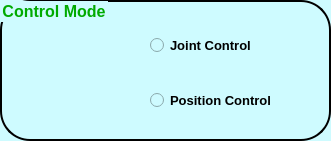
       <widget class="QGroupBox" name="grControlMode_2">
        <property name="geometry">
         <rect>
          <x>500</x>
          <y>140</y>
          <width>331</width>
          <height>141</height>
         </rect>
        </property>
        <property name="font">
         <font>
          <pointsize>12</pointsize>
          <weight>75</weight>
          <bold>true</bold>
         </font>
        </property>
        <property name="styleSheet">
         <string notr="true">QGroupBox {
color: rgb(0, 170, 0);
border: 2px solid;
border-top-left-radius: 30px;
border-top-right-radius: 30px;
border-bottom-right-radius: 30px;
border-bottom-left-radius: 30px;
	background-color: rgb(206, 251, 255);
}
</string>
        </property>
        <property name="title">
         <string>Control Mode</string>
        </property>
        <widget class="QRadioButton" name="radioJoint_2">
         <property name="geometry">
          <rect>
           <x>150</x>
           <y>30</y>
           <width>161</width>
           <height>31</height>
          </rect>
         </property>
         <property name="font">
          <font>
           <pointsize>10</pointsize>
           <weight>75</weight>
           <bold>true</bold>
          </font>
         </property>
         <property name="styleSheet">
          <string notr="true">background-color: rgb(206, 251, 255);</string>
         </property>
         <property name="text">
          <string>Joint Control</string>
         </property>
        </widget>
        <widget class="QRadioButton" name="radioPosittion_2">
         <property name="geometry">
          <rect>
           <x>150</x>
           <y>90</y>
           <width>171</width>
           <height>20</height>
          </rect>
         </property>
         <property name="font">
          <font>
           <pointsize>10</pointsize>
           <weight>75</weight>
           <bold>true</bold>
          </font>
         </property>
         <property name="styleSheet">
          <string notr="true">background-color: rgb(206, 251, 255);</string>
         </property>
         <property name="text">
          <string>Position Control</string>
         </property>
        </widget>
        <widget class="QLabel" name="lbLogoMode_2">
         <property name="geometry">
          <rect>
           <x>30</x>
           <y>30</y>
           <width>101</width>
           <height>101</height>
          </rect>
         </property>
         <property name="styleSheet">
          <string notr="true">background-color: rgb(206, 251, 255);</string>
         </property>
         <property name="text">
          <string/>
         </property>
         <property name="pixmap">
          <pixmap>mode.png</pixmap>
         </property>
         <property name="scaledContents">
          <bool>true</bool>
         </property>
         <property name="alignment">
          <set>Qt::AlignCenter</set>
         </property>
        </widget>
       </widget>
